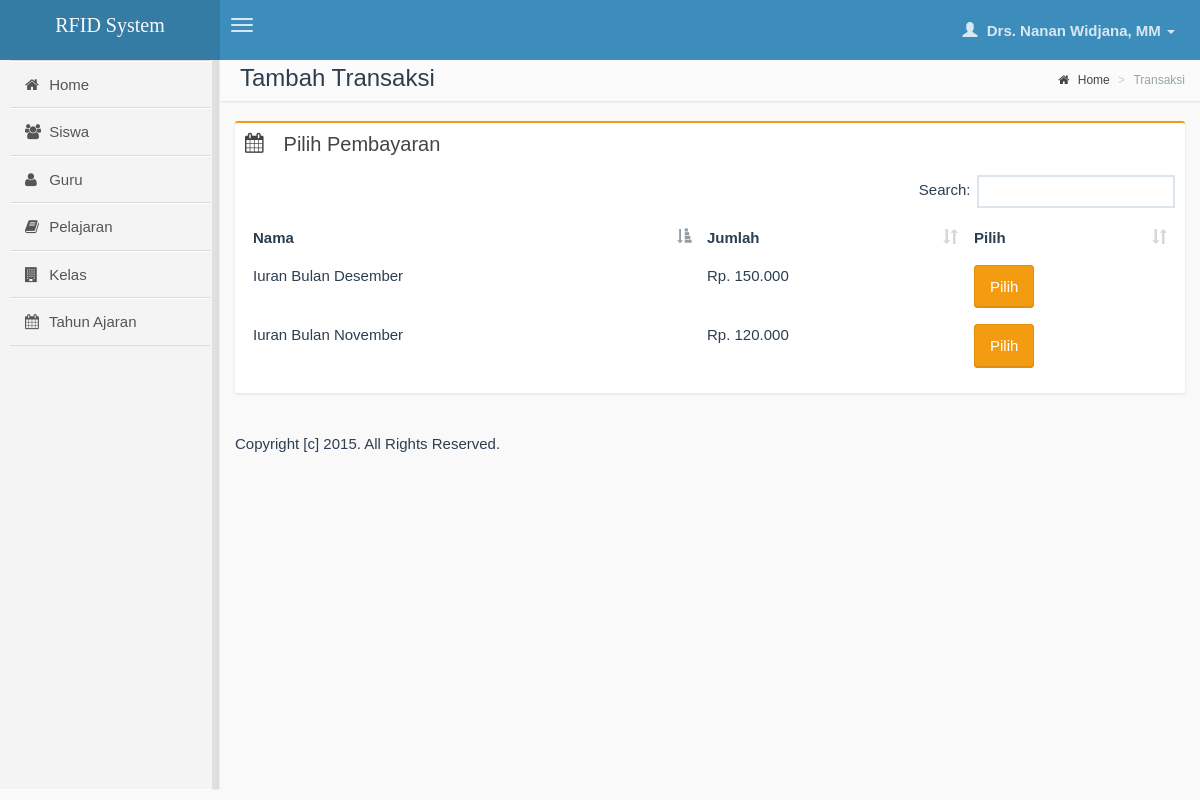
Page /administrator/transaksi_choose.php (signed in) on the committed database.
### tables this page shows
CREATE TABLE IF NOT EXISTS `pembayaran` (
`id` int(11) NOT NULL,
  `nama` varchar(50) NOT NULL,
  `jumlah` int(11) NOT NULL,
  `tanggal` datetime NOT NULL,
  `id_guru` int(11) NOT NULL,
  `is_aktif` tinyint(1) NOT NULL,
  `keterangan` varchar(250) NOT NULL,
  `created_at` datetime NOT NULL,
  `updated_at` timestamp NOT NULL DEFAULT CURRENT_TIMESTAMP ON UPDATE CURRENT_TIMESTAMP
);

### administrator/transaksi_choose.php (the view, shortened to what this page needs)
<?php
require_once('../lib/unleashed.lib.php');
require_once('inc/header.php');
?>
    <section class="content-header">
        <h1>
            Tambah Transaksi
        </h1>
        <ol class="breadcrumb">
            <li><a href="index.php"><i class="fa fa-home"></i> Home</a></li>
            <li class="active">Transaksi</li>
        </ol>
    </section>
    <section class="content">
        <div class="row">
            <section class="col-lg-12">
                <div class="box box-warning">
                    <div class="box-header">
                        <i class="fa fa-calendar"></i>
                        <h3 class="box-title">Pilih Pembayaran</h3>
                    </div>
                    <div class="box-body">
                        <table class="table datatable-simple">
                            <thead>
                            <tr>
                                <th>Nama</th>
                                <th>Jumlah</th>
                                <th>Pilih</th>
                            </tr>
                            </thead>
                            <tbody>
                            <?php
                                $qpembayaran = mysql_query("SELECT * FROM pembayaran WHERE nama!='Topup' ORDER BY created_at DESC");
                                while($pembayaran = mysql_fetch_object($qpembayaran)):
                            ?>
                            <tr>
                                <td><?php echo $pembayaran->nama; ?></td>
                                <td><?php echo format_rupiah($pembayaran->jumlah); ?></td>
                                <td>
                                    <form action="transaksi_create.php" method="post">
                                        <button class="btn btn-warning" name="id" value="<?php echo $pembayaran->id; ?>">Pilih</button>
                                    </form>
                                </td>
                            </tr>
                            <?php endwhile; ?>
                            </tbody>
                        </table>
                    </div>
                </div>
            </section>
        </div>
    </section>
<?php include('inc/footer.php'); ?>

### rows in the picture
pembayaran: nama "Iuran Bulan Desember", jumlah "Rp. 150.000", $pembayaran->id 7 (drawn)
pembayaran: nama "Iuran Bulan November", jumlah "Rp. 120.000", $pembayaran->id 6 (drawn)

### other values in the picture
$logged_name "Drs. Nanan Widjana, MM"
